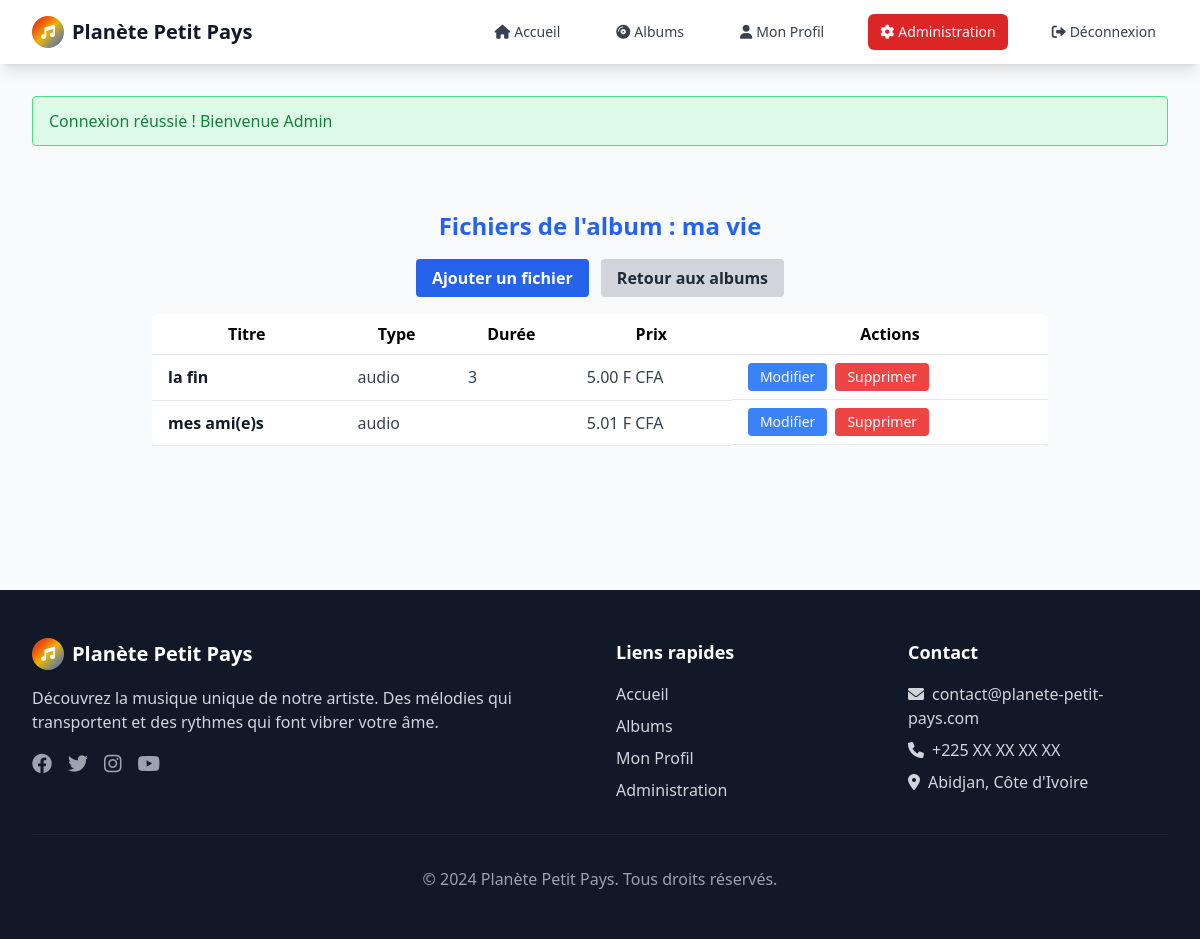
Screenshot of /admin/voir_fichiers.php?album_id=3 (signed in) with the database file from the repository.
### tables this page shows
CREATE TABLE IF NOT EXISTS `albums` (
  `id` int NOT NULL AUTO_INCREMENT,
  `titre` varchar(200) NOT NULL,
  `description` text,
  `date_sortie` date DEFAULT NULL,
  `image_url` varchar(255) DEFAULT NULL,
  `prix_album` decimal(10,2) DEFAULT '0.00',
  `actif` tinyint(1) DEFAULT '1',
  `date_creation` datetime DEFAULT CURRENT_TIMESTAMP,
  PRIMARY KEY (`id`),
  KEY `idx_titre` (`titre`),
  KEY `idx_date_sortie` (`date_sortie`)
);

CREATE TABLE IF NOT EXISTS `fichiers` (
  `id` int NOT NULL AUTO_INCREMENT,
  `album_id` int DEFAULT NULL,
  `titre` varchar(200) NOT NULL,
  `type` enum('audio','video') NOT NULL,
  `url` varchar(255) NOT NULL,
  `prix` decimal(10,2) DEFAULT '5.00',
  `duree` varchar(10) DEFAULT NULL,
  `taille_fichier` bigint DEFAULT NULL,
  `actif` tinyint(1) DEFAULT '1',
  `date_creation` datetime DEFAULT CURRENT_TIMESTAMP,
  PRIMARY KEY (`id`),
  KEY `idx_album` (`album_id`),
  KEY `idx_type` (`type`),
  KEY `idx_prix` (`prix`)
);

### admin/voir_fichiers.php (the view, shortened to what this page needs)
<?php
require_once '../includes/functions.php';
require_once '../includes/admin_header.php';
$errors = [];
$album_id = isset($_GET['album_id']) ? (int)$_GET['album_id'] : 0;
try {
    $pdo = getDBConnection();
    $album = $pdo->prepare('SELECT * FROM albums WHERE id = ?');
    $album->execute([$album_id]);
    $album = $album->fetch();
    $fichiers = $pdo->prepare('SELECT * FROM fichiers WHERE album_id = ? ORDER BY date_creation DESC');
    $fichiers->execute([$album_id]);
    $fichiers = $fichiers->fetchAll();
} catch (PDOException $e) {
    $fichiers = [];
    $errors[] = "Erreur lors de la récupération des fichiers.";
}
?>
<div class="max-w-4xl mx-auto py-12">
    <h1 class="text-2xl font-bold mb-6 text-primary-blue text-center">Fichiers de l'album : <?= htmlspecialchars($album['titre']) ?></h1>
    <div class="mb-6 text-center">
        <a href="ajouter_fichier.php" class="bg-primary-blue text-white px-4 py-2 rounded hover:bg-blue-700 font-semibold">Ajouter un fichier</a>
        <a href="liste_albums.php" class="ml-2 bg-gray-300 text-gray-800 px-4 py-2 rounded hover:bg-gray-400 font-semibold">Retour aux albums</a>
    </div>
    <div class="overflow-x-auto">
        <table class="min-w-full bg-white rounded shadow">
            <thead>
                <tr>
                    <th class="px-4 py-2 border-b">Titre</th>
                    <th class="px-4 py-2 border-b">Type</th>
                    <th class="px-4 py-2 border-b">Durée</th>
                    <th class="px-4 py-2 border-b">Prix</th>
                    <th class="px-4 py-2 border-b">Actions</th>
                </tr>
            </thead>
            <tbody>
                <?php foreach ($fichiers as $fichier): ?>
                    <tr>
                        <td class="px-4 py-2 border-b font-semibold text-gray-900"><?= htmlspecialchars($fichier['titre']) ?></td>
                        <td class="px-4 py-2 border-b text-gray-700"><?= htmlspecialchars($fichier['type']) ?></td>
                        <td class="px-4 py-2 border-b text-gray-700"><?= htmlspecialchars($fichier['duree']) ?></td>
                        <td class="px-4 py-2 border-b text-gray-700"><?= htmlspecialchars($fichier['prix']) ?> F CFA</td>
                        <td class="px-4 py-2 border-b flex gap-2">
                            <a href="modifier_fichier.php?id=<?= $fichier['id'] ?>&album_id=<?= $album_id ?>" class="bg-blue-500 text-white px-3 py-1 rounded hover:bg-blue-700 text-sm">Modifier</a>
                            <a href="?album_id=<?= $album_id ?>&delete=<?= $fichier['id'] ?>" onclick="return confirm('Supprimer ce fichier ? Cette action est irréversible.');" class="bg-red-500 text-white px-3 py-1 rounded hover:bg-red-700 text-sm">Supprimer</a>
                        </td>
                    </tr>
                <?php endforeach; ?>
            </tbody>
        </table>
    </div>
</div>
<?php require_once '../includes/admin_footer.php'; ?>

### rows the page displays
albums: titre "ma vie"
fichiers: titre "la fin", type "audio", duree "3", prix "5.00"
fichiers: titre "mes ami(e)s", type "audio", prix "5.01"

### other values shown
$message['text'] "Connexion réussie ! Bienvenue Admin"
